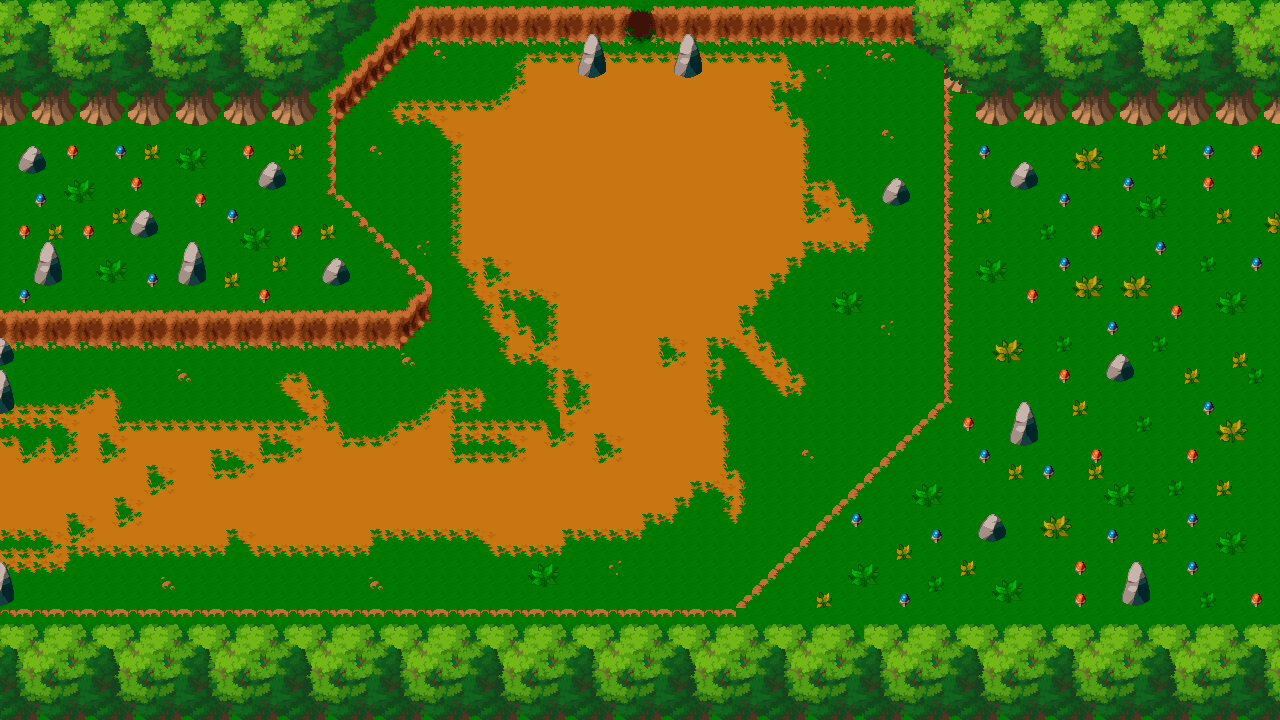

Rendered tile map (Tiled .tmx) drawn with the repository's tilesets; below, a short description and the map source with its tile grids summarised:
An orthogonal 80x45 tile map with 16x16 px tiles, 5 tile layers (Suelo, Arboles, Paredes, Decoracion, ...), 2 tilesets and 5 objects.

<map version="1.10" tiledversion="1.10.0" orientation="orthogonal" renderorder="right-down" width="80" height="45" tilewidth="16" tileheight="16" infinite="0" nextlayerid="17" nextobjectid="6">
 <tileset firstgid="1" name="Prehistoric_Tiles" tilewidth="16" tileheight="16" tilecount="625" columns="25">
  <image source="Prehistoric_Tiles.png" width="400" height="400" />
  <wangsets>
   <wangset name="Suelo" type="corner" tile="-1">
    <wangcolor name="Esquinas" color="#ff0000" tile="-1" probability="1" />
    <wangcolor name="Centro" color="#00ff00" tile="-1" probability="1" />
    <wangtile tileid="180" wangid="0,1,0,2,0,1,0,1" />
    <wangtile tileid="181" wangid="0,1,0,2,0,2,0,1" />
    <wangtile tileid="182" wangid="0,1,0,1,0,2,0,1" />
    <wangtile tileid="183" wangid="0,2,0,1,0,2,0,2" />
    <wangtile tileid="184" wangid="0,2,0,1,0,1,0,2" />
    <wangtile tileid="185" wangid="0,2,0,2,0,1,0,2" />
    <wangtile tileid="205" wangid="0,2,0,2,0,1,0,1" />
    <wangtile tileid="206" wangid="0,2,0,2,0,2,0,2" />
    <wangtile tileid="207" wangid="0,1,0,1,0,2,0,2" />
    <wangtile tileid="208" wangid="0,1,0,1,0,2,0,2" />
    <wangtile tileid="209" wangid="0,1,0,1,0,1,0,1" />
    <wangtile tileid="210" wangid="0,2,0,2,0,1,0,1" />
    <wangtile tileid="230" wangid="0,2,0,1,0,1,0,1" />
    <wangtile tileid="231" wangid="0,2,0,1,0,1,0,2" />
    <wangtile tileid="232" wangid="0,1,0,1,0,1,0,2" />
    <wangtile tileid="233" wangid="0,1,0,2,0,2,0,2" />
    <wangtile tileid="234" wangid="0,1,0,2,0,2,0,1" />
    <wangtile tileid="235" wangid="0,2,0,2,0,2,0,1" />
   </wangset>
  </wangsets>
 </tileset>
 <tileset firstgid="626" name="Trees" tilewidth="16" tileheight="16" tilecount="330" columns="15">
  <image source="Trees.png" width="240" height="352" />
 </tileset>
 <layer id="1" name="Suelo" width="80" height="45" locked="1">
  <properties>
   <property name="Draw" type="bool" value="true" />
   <property name="Navigation" type="bool" value="false" />
  </properties>
  <data>[3600 cells, 3600 non-empty, 18 distinct tile ids]</data>
 </layer>
 <layer id="15" name="Arboles" width="80" height="45">
  <properties>
   <property name="Draw" type="bool" value="true" />
   <property name="Navigation" type="bool" value="false" />
  </properties>
  <data>[3600 cells, 15 non-empty, 15 distinct tile ids]</data>
 </layer>
 <layer id="2" name="Paredes" width="80" height="45">
  <properties>
   <property name="Draw" type="bool" value="true" />
   <property name="Navigation" type="bool" value="false" />
  </properties>
  <data>[3600 cells, 1119 non-empty, 92 distinct tile ids]</data>
 </layer>
 <layer id="3" name="Decoracion" width="80" height="45">
  <properties>
   <property name="Draw" type="bool" value="true" />
   <property name="Navigation" type="bool" value="false" />
  </properties>
  <data>[3600 cells, 702 non-empty, 79 distinct tile ids]</data>
 </layer>
 <layer id="4" name="Decoracion2" width="80" height="45">
  <properties>
   <property name="Draw" type="bool" value="true" />
   <property name="Navigation" type="bool" value="false" />
  </properties>
  <data>[3600 cells, 511 non-empty, 62 distinct tile ids]</data>
 </layer>
 <objectgroup id="16" name="Colliders">
  <properties>
   <property name="Platform" type="bool" value="true" />
  </properties>
  <object id="1" x="0" y="336">
   <polygon points="0,0 400,0 432,-32 432,-48 336,-144 336,-224 416,-304 576,-304 576,-272 608,-272 608,-304 624,-304 624,-320 656,-320 656,-304 672,-304 672,-272 704,-272 704,-304 944,-304 944,64 736,272 0,272 0,384 1280,384 1280,-336 0,-336" />
  </object>
  <object id="2" x="880" y="176">
   <polygon points="0,0 0,16 32,16 32,0" />
  </object>
  <object id="3" x="624.75" y="16.25" width="30.875" height="4.75" />
  <object id="4" x="13.3333" y="337.667">
   <polygon points="0,0 2.66667,78.3333 -29.3333,78.3333 -13.3333,-1.66667" />
  </object>
  <object id="5" x="-6" y="560.667">
   <polygon points="0,0 20,0.666667 26.3333,47.3333 1,46.6667" />
  </object>
 </objectgroup>
</map>
